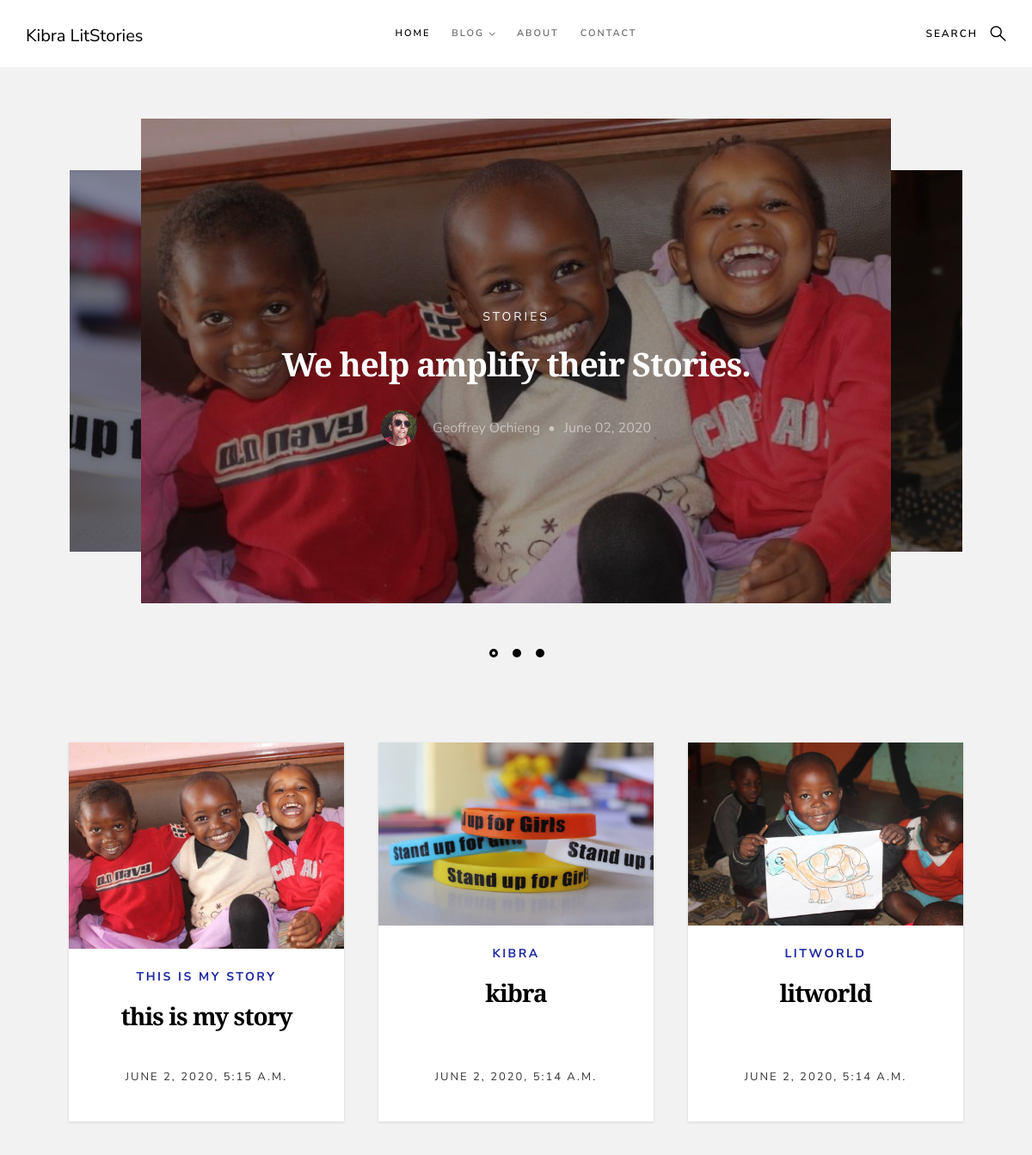
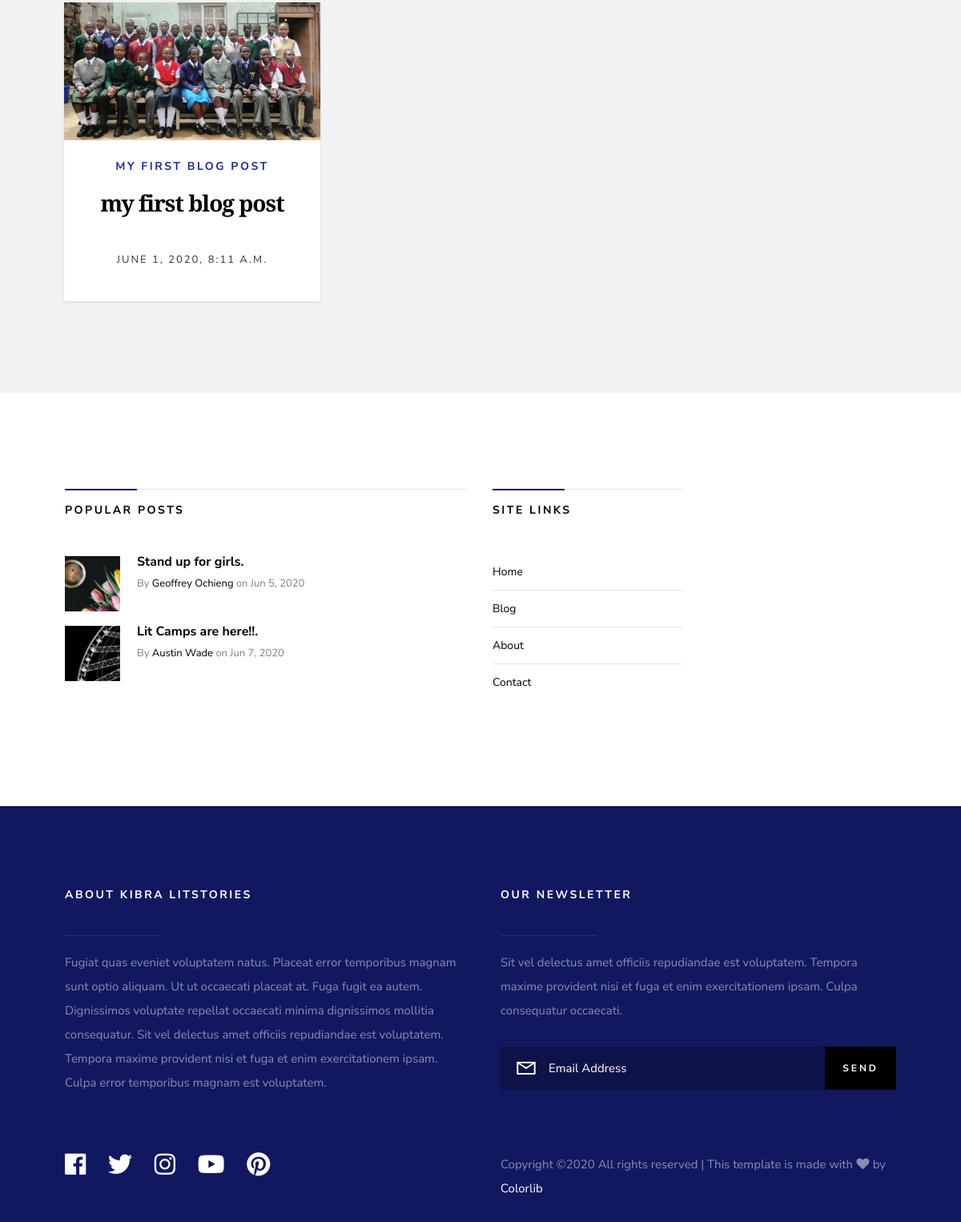
The page / on the database its author committed (2 pictures, top to bottom).
### blog/models.py (models this page shows, shortened)
class blogPost(models.Model):
    title = models.CharField(max_length=200, unique= True)
    slug = models.SlugField(max_length=200, unique=True)
    author = models.ForeignKey(User, on_delete=models.CASCADE, related_name= 'blog_posts')
    updated_on =  models.DateTimeField(auto_now= True)
    content = models.TextField()
    created_on = models.DateTimeField(auto_now_add=True)
    status = models.IntegerField(choices=STATUS, default=0)
    cover = models.ImageField(upload_to='photos/')
    class Meta:
         ordering = [ '-created_on']

### blog/views.py (the view)
# urls.py: path('', views.BlogList.as_view(), name='home'),
class BlogList(generic.ListView):
    model = blogPost
    queryset = blogPost.objects.filter(status = 1).order_by('-created_on')
    template_name = 'index.html'
    context_object_name = 'post_list'

### templates/index.html (shortened to what this page needs)
 {% load static %}
<!DOCTYPE html>
<html class="no-js" lang="en">
<head>
    <link rel="stylesheet" href="{% static 'css/base.css' %}">
    <link rel="stylesheet" href="{% static 'css/vendor.css' %}">
    <link rel="stylesheet" href="{% static 'css/main.css' %}">
</head>
<body id="top">
    <header class="s-header header">
        <div class="header__logo">
            <a class="logo" href="index.html">
              <header style = "font-size:20px;font-style:bold;color:black;">Kibra LitStories</header>
            </a>
        </div>
        <a class="header__search-trigger" href="#0"></a>
        <nav class="header__nav-wrap">
            <ul class="header__nav">
                <li class="current"><a href="index.html" title="">Home</a></li>
                <li class="has-children">
                    <a href="#0" title="">Blog</a>
                </li>
                <li><a href="page-about.html" title="">About</a></li>
                <li><a href="page-contact.html" title="">Contact</a></li>
            </ul>
        </nav>
    </header>
    <section class="s-featured">
        <div class="row">
            <div class="col-full">
                <div class="featured-slider featured" data-aos="zoom-in">
                    <div class="featured__slide">
                        <div class="entry">
                            <div class="entry__background" style="background-image:url('{% static 'images/thumbs/featured/123.jpg' %}');"></div>
                            <div class="entry__content">
                                <span class="entry__category"><a href="#0">Stories</a></span>
                                <h1><a href="#0" title="">We help amplify their Stories.</a></h1>
                                <div class="entry__info">
                                    <a href="#0" class="entry__profile-pic">
                                        <img class="avatar" src="{% static 'images/avatars/user-05.jpg' %}" alt="">
                                    </a>
                                    <ul class="entry__meta">
                                        <li><a href="#0">Geoffrey Ochieng</a></li>
                                        <li>June 02, 2020</li>
                                    </ul>
                                </div>
                            </div>
                        </div>
                    </div>
                    <div class="featured__slide">
                        <div class="entry">
                            <div class="entry__background" style="background-image:url('{% static 'images/thumbs/featured/creativity.jpg' %}');"></div>
                            <div class="entry__content">
                            </div>
                        </div>
                    </div>
                    <div class="featured__slide">
                        <div class="entry">
                            <div class="entry__background" style="background-image:url('{% static 'images/thumbs/featured/stand up.jpg' %}');"></div>
                            <div class="entry__content">
                            </div>
                        </div>
                    </div>
                </div>
            </div>
        </div>
    </section>
    <section class="s-content">
        <div class="row entries-wrap wide">
            <div class="entries">
               {% for post in post_list%}
                <article class="col-block">
                    <div class="item-entry" data-aos="zoom-in">
                        <div class="item-entry__thumb">
                            <a href="{% url 'blog_detail' post.slug  %}" class="item-entry__thumb-link">
                                <img src="{{ post.cover.url}}"
                                     srcset="{{ post.cover.url}} 1x,{{ post.cover.url}} 2x " alt="">
                            </a>
                        </div>
                        <div class="item-entry__text">
                            <div class="item-entry__cat">
                                <a href="{% url 'blog_detail' post.slug  %}">{{post.title}}</a>
                            </div>
                            <h1 class="item-entry__title"><a href="{% url 'blog_detail' post.slug  %}">{{post.title}}</a></h1>
                            <div class="item-entry__date">
                                <a href="blog_detail.html">{{ post.created_on}}</a>
                            </div>
                        </div>
                    </div>
                </article>
               {% endfor %}
            </div>
        </div>
    </section>
    <section class="s-extra">
        <div class="row">
            <div class="col-seven md-six tab-full popular">
                <h3>Popular Posts</h3>
                <div class="block-1-2 block-m-full popular__posts">
                    <article class="col-block popular__post">
                        <a href="#0" class="popular__thumb">
                            <img src="{% static 'images/thumbs/small/tulips-150.jpg' %}" alt="">
                        </a>
                        <h5>Stand up for girls.</h5>
                        <section class="popular__meta">
                            <span class="popular__author"><span>By</span> <a href="#0">Geoffrey Ochieng</a></span>
                            <span class="popular__date"><span>on</span> <time datetime="2018-06-14">Jun 5, 2020</time></span>
                        </section>
                    </article>
                    <article class="col-block popular__post">
                        <a href="#0" class="popular__thumb">
                            <img src="{% static 'images/thumbs/small/wheel-150.jpg' %}" alt="">
                        </a>
                        <h5><a href="#0">Lit Camps are here!!.</a></h5>
                        <section class="popular__meta">
                            <span class="popular__author"><span>By</span> <a href="#0">Austin Wade</a></span>
                            <span class="popular__date"><span>on</span> <time datetime="2018-06-12">Jun 7, 2020</time></span>
                        </section>
                    </article>
                </div>
            </div>
            <div class="col-four md-six tab-full end">
                <div class="row">
                    <div class="col-six md-six mob-full sitelinks">
                        <h3>Site Links</h3>
                        <ul class="linklist">
                            <li><a href="#0">Home</a></li>
                            <li><a href="#0">Blog</a></li>
                            <li><a href="#0">About</a></li>
                            <li><a href="#0">Contact</a></li>
                        </ul>
                    </div>
                </div>
            </div>
        </div>
    </section>
    <footer class="s-footer">
        <div class="s-footer__main">
            <div class="row">
                <div class="col-six tab-full s-footer__about">
                    <h4>About Kibra LitStories</h4>
                    <p>Fugiat quas eveniet voluptatem natus. Placeat error temporibus magnam sunt optio aliquam. Ut ut occaecati placeat at.
                    Fuga fugit ea autem. Dignissimos voluptate repellat occaecati minima dignissimos mollitia consequatur.
                    Sit vel delectus amet officiis repudiandae est voluptatem. Tempora maxime provident nisi et fuga et enim exercitationem ipsam. Culpa error
                    temporibus magnam est voluptatem.</p>
                </div>
                <div class="col-six tab-full s-footer__subscribe">
                    <h4>Our Newsletter</h4>
                    <p>Sit vel delectus amet officiis repudiandae est voluptatem. Tempora maxime provident nisi et fuga et enim exercitationem ipsam. Culpa consequatur occaecati.</p>
                    <div class="subscribe-form">
                        <form id="mc-form" class="group" novalidate="true">
                            <input type="email" value="" name="EMAIL" class="email" id="mc-email" placeholder="Email Address" required="">
                            <input type="submit" name="subscribe" value="Send">
                        </form>
                    </div>
                </div>
            </div>
        </div>
        <div class="s-footer__bottom">
            <div class="row">
                <div class="col-six">
                    <ul class="footer-social">
                        <li>
                            <a href="#0"><i class="fab fa-facebook"></i></a>
                        </li>
                        <li>
                            <a href="#0"><i class="fab fa-twitter"></i></a>
                        </li>
                        <li>
                            <a href="#0"><i class="fab fa-instagram"></i></a>
                        </li>
                        <li>
                            <a href="#0"><i class="fab fa-youtube"></i></a>
                        </li>
                        <li>
                            <a href="#0"><i class="fab fa-pinterest"></i></a>
                        </li>
                    </ul>
                </div>
                <div class="col-six">
                    <div class="s-footer__copyright">
                        <span>
Copyright &copy;<script>document.write(new Date().getFullYear());</script> All rights reserved | This template is made with <i class="fa fa-heart" aria-hidden="true"></i> by <a href="https://colorlib.com" target="_blank">Colorlib</a>
</span>
                    </div>
                </div>
            </div>
        </div>
    </footer>
</body>
</html>

### static/css/base.css (style rules this page uses)
html { font-family: sans-serif; line-height: 1.15; -ms-text-size-adjust: 100%; -webkit-text-size-adjust: 100%; }
body { margin: 0; }
article, aside, footer, header, nav, section { display: block; }
h1 { font-size: 2em; margin: 0.67em 0; }
a { background-color: transparent; -webkit-text-decoration-skip: objects; }
img { border-style: none; }
button, input, optgroup, select, textarea { font-family: sans-serif; font-size: 100%; line-height: 1.15; margin: 0; }
button, input { overflow: visible; }
button, html [type="button"], [type="reset"], [type="submit"] { -webkit-appearance: button; }
html { font-size: 62.5%; box-sizing: border-box; }
*, *::before, *::after { box-sizing: inherit; }
body { font-weight: normal; line-height: 1; word-wrap: break-word; text-rendering: optimizeLegibility; -webkit-overflow-scrolling: touch; -webkit-text-size-adjust: none; }
body, input, button { -moz-osx-font-smoothing: grayscale; -webkit-font-smoothing: antialiased; }
img, video { max-width: 100%; height: auto; }
div, dl, dt, dd, ul, ol, li, h1, h2, h3, h4, h5, h6, pre, form, p, blockquote, th, td { margin: 0; padding: 0; }
h1, h2, h3, h4, h5, h6 { -webkit-font-smoothing: auto; -webkit-font-smoothing: antialiased; -webkit-font-variant-ligatures: common-ligatures; -moz-font-variant-ligatures: common-ligatures; font-variant-ligatures: common-ligatures; text-rendering: optimizeLegibility; }
em, i { font-style: italic; line-height: inherit; }
ol, ul { list-style: none; }
li { display: block; }
a { text-decoration: none; line-height: inherit; }
a img { border: none; }
input[type="email"], input[type="number"], input[type="search"], input[type="text"], input[type="tel"], input[type="url"], input[type="password"], textarea { -webkit-appearance: none; -moz-appearance: none; -ms-appearance: none; -o-appearance: none; appearance: none; }
.row { width: 89%; max-width: 1200px; margin: 0 auto; }
.row:after { content: ""; display: table; clear: both; }
.row .row { width: auto; max-width: none; margin-left: -20px; margin-right: -20px; }
[class*="col-"] { float: left; padding: 0 20px; }
[class*="col-"] + [class*="col-"].end { float: right; }
.col-four, .col-1-3 { width: 33.33333%; }
.col-six, .col-1-2 { width: 50%; }
.col-seven { width: 58.33333%; }
.col-twelve, .col-full { width: 100%; }
@media only screen and (max-width:1200px) { .row .row { margin-left: -15px; margin-right: -15px; } }
@media only screen and (max-width:1200px) { [class*="col-"] { padding: 0 15px; } }
@media only screen and (max-width:1200px) { .md-six, .md-1-2 { width: 50%; } }
[class*="block-"]:after { content: ""; display: table; clear: both; }
.block-1-2 .col-block { width: 50%; }
.block-1-6 .col-block:nth-child(6n+1), .block-1-5 .col-block:nth-child(5n+1), .block-1-4 .col-block:nth-child(4n+1), .block-1-3 .col-block:nth-child(3n+1), .block-1-2 .col-block:nth-child(2n+1) { clear: both; }
@media only screen and (max-width:1200px) { .block-m-full .col-block { width: 100%; clear: both; } }
@media only screen and (max-width:1200px) { [class*="block-m-"] .col-block:nth-child(n) { clear: none; } }
.group:after { content: ""; display: table; clear: both; }

### rows shown on the page
blogPost: cover (picture), title "THIS IS MY STORY", title "this is my story", created_on "JUNE 2, 2020, 5:15 A.M."
blogPost: cover (picture), title "KIBRA", title "kibra", created_on "JUNE 2, 2020, 5:14 A.M."
blogPost: cover (picture), title "LITWORLD", title "litworld", created_on "JUNE 2, 2020, 5:14 A.M."
blogPost: cover (picture), title "MY FIRST BLOG POST", title "my first blog post", created_on "JUNE 1, 2020, 8:11 A.M."
